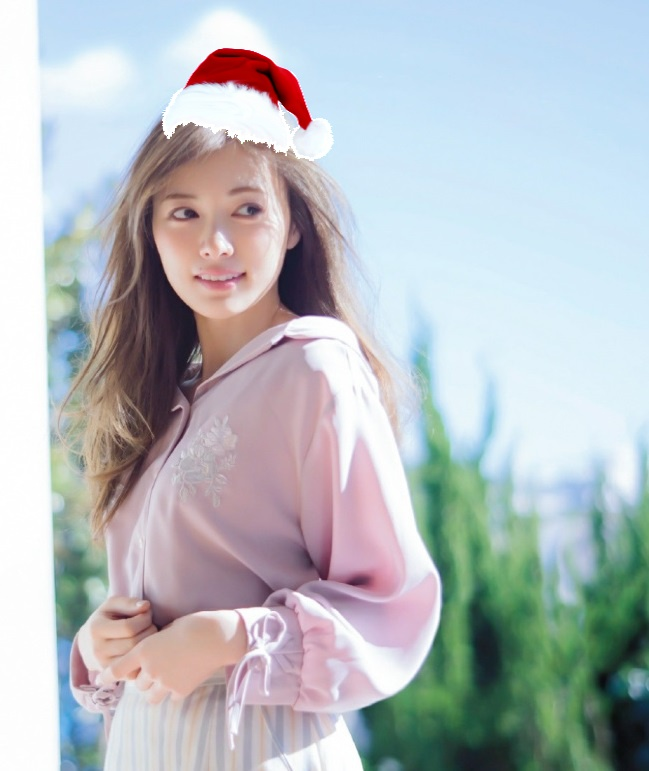
#> input picture exp12/code/christmas.jpg, 649 x 771 px
$ python -i codepackage.py   (imports and definitions only)
#> lines starting #> are read from the running program, lines starting #| are printed output that depends on the picture
#> further down, picture is the input picture: shape (771, 649, 3); mean B, G, R 192.2, 188.2, 182
import cv2
import numpy as np


def getGrad(img0):
    img = cv2.GaussianBlur(img0, ksize=(7, 7), sigmaX=1.03) * 1.0
    cannyKerX = np.array([[-3, -10, -3],
                          [0, 0, 0],
                          [3, 10, 3]])
    cannyKerY = np.array([[-3, 0, 3],
                          [-10, 0, 10],
                          [-3, 0, 3]])
    grad_x = cv2.filter2D(img, ddepth=-1, kernel=cannyKerX, anchor=(-1, -1)) / 16
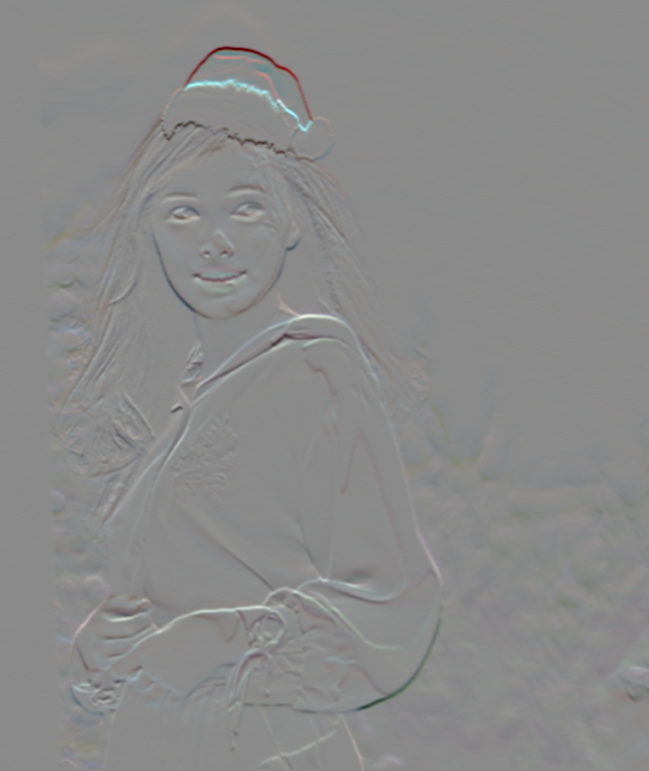
#> grad_x: shape (771, 649, 3) float64; mean B, G, R -0.2, -0.2, -0.1; drawn with min black and max white
    grad_y = cv2.filter2D(img, ddepth=-1, kernel=cannyKerY, anchor=(-1, -1)) / 16
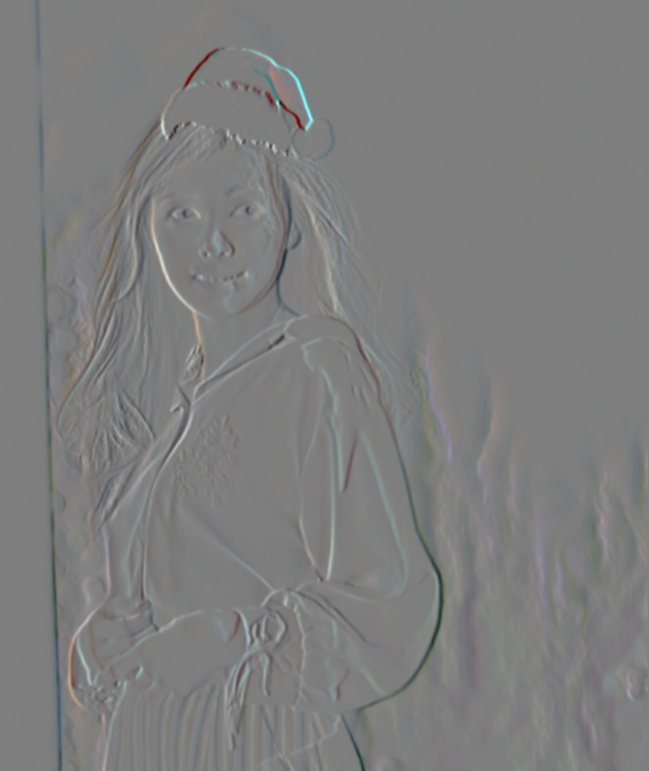
#> grad_y: shape (771, 649, 3) float64; mean B, G, R -0.2, -0.2, -0.3; drawn with min black and max white
    grad_norm = np.power(np.add(np.power(grad_x, 2), np.power(grad_y, 2)), 0.5)
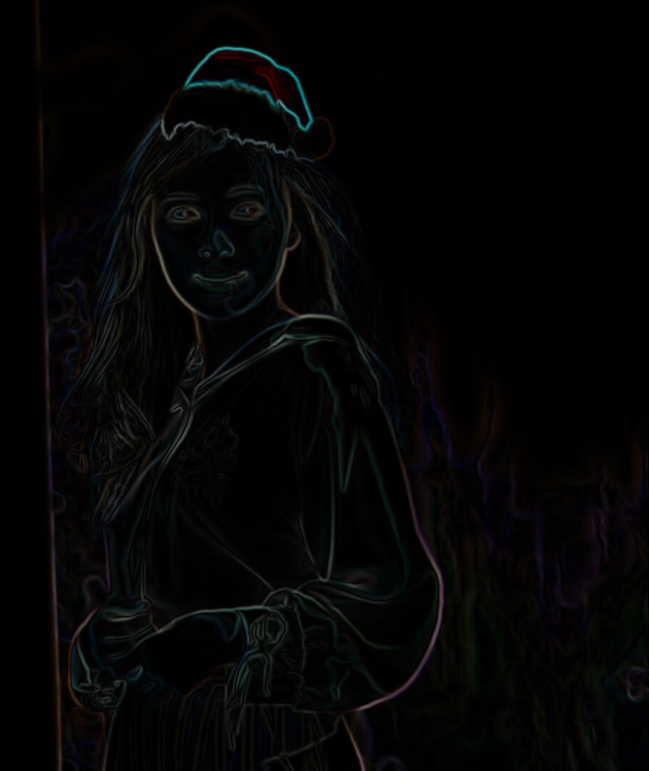
#> grad_norm: shape (771, 649, 3) float64; mean B, G, R 5.2, 5.3, 5.2
    grad_direct = np.arctan(np.divide(grad_y, np.add(grad_x, 0.000001)))
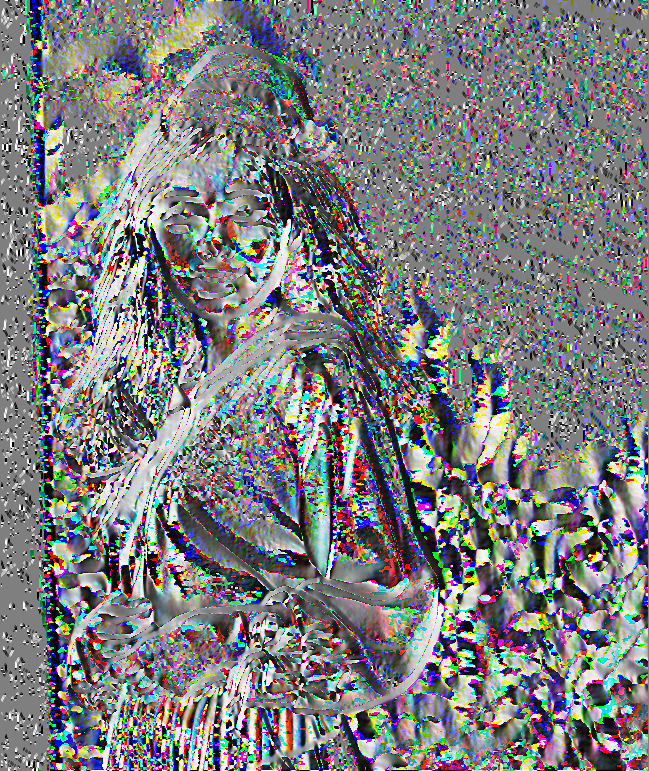
#> grad_direct: shape (771, 649, 3) float64; mean B, G, R -0.00927, -0.0319, -0.0424; drawn with min black and max white
    M = grad_norm.shape[0]
#> M = 771
    N = grad_norm.shape[1]
#> N = 649
    for i in range(M):
        for j in range(N):
            if grad_x[i, j] < 0:
                grad_direct[i, j] = grad_direct[i, j] + np.pi
            if grad_direct[i, j] < 0:
                grad_direct[i, j] = grad_direct[i, j] + (np.pi * 2)
    tmpimg = np.array(img0)  # np.array Gouzao
    # cv2.imshow("grayImg", tmpimg)
    # cv2.waitKey(0)
    for i in range(0, M, 10):
        for j in range(0, N, 10):
            endx = i + int(np.cos(grad_direct[i, j]) * 5)
            endy = j + int(np.sin(grad_direct[i, j]) * 5)
            tmpimg = cv2.line(tmpimg, (j, i), (endy, endx), 255)  # Draw Direction
    # cv2.imshow("theGrad", tmpimg)
    # cv2.waitKey(0)
    return grad_norm, grad_direct


# [127 lines left out: functions subGraph, getKPandDES, getIMGpyramid, drawKPDES, not called in this run]

>>> import cv2
>>> picture = cv2.imread('christmas.jpg')
#> (the run stopped early here; a loop or call above may not have finished)

$ run again, on exp12/code/target.jpg
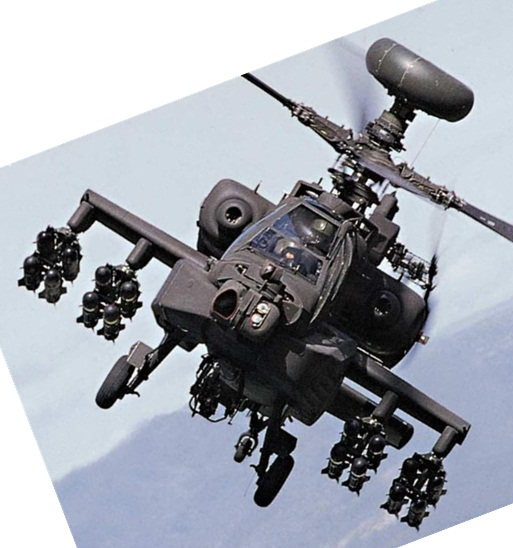
#> input picture exp12/code/target.jpg, 513 x 548 px
#> picture is the input picture: shape (548, 513, 3); mean B, G, R 173.1, 164.6, 160.6
#> in getGrad, `grad_norm = np.power(np.add(np.power(grad_x, 2), np.power(grad_y, 2)),..`:
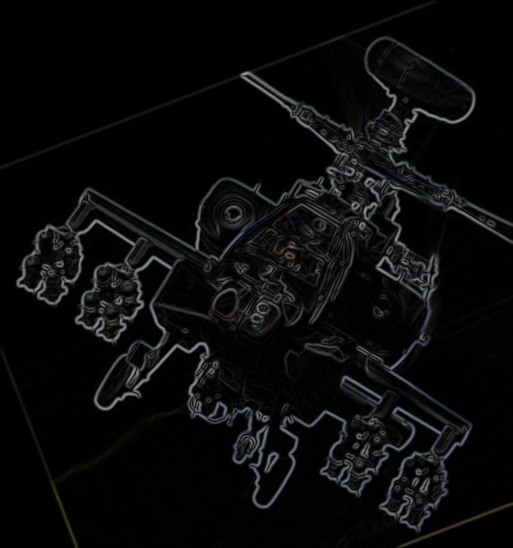
#> grad_norm: shape (548, 513, 3) float64; mean B, G, R 11.2, 10.9, 10.8
#> in getGrad, `grad_direct = np.arctan(np.divide(grad_y, np.add(grad_x, 0.000001)))`:
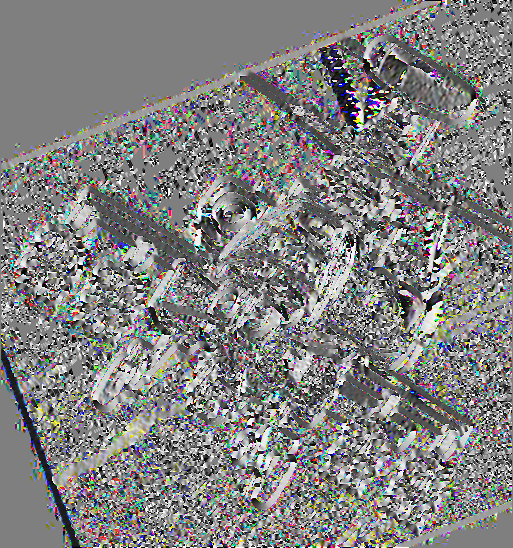
#> grad_direct: shape (548, 513, 3) float64; mean B, G, R 0.0157, 0.0204, 0.0225; drawn with min black and max white

$ run again, on exp12/code/matchcri.png
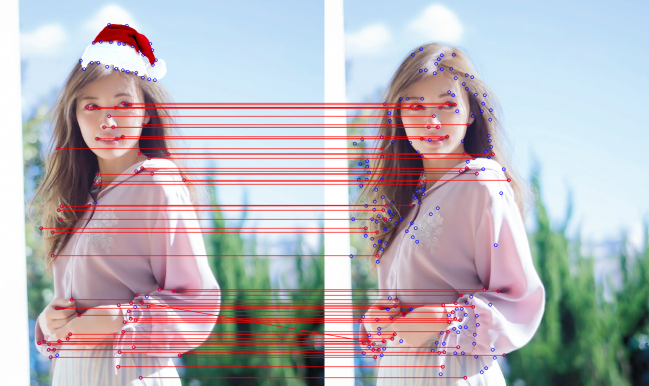
#> input picture exp12/code/matchcri.png, 1298 x 771 px (shown at 1/2 size)
#> picture is the input picture: shape (771, 1298, 3); mean B, G, R 184.3, 179.1, 185.3
#> in getGrad, `grad_norm = np.power(np.add(np.power(grad_x, 2), np.power(grad_y, 2)),..`:
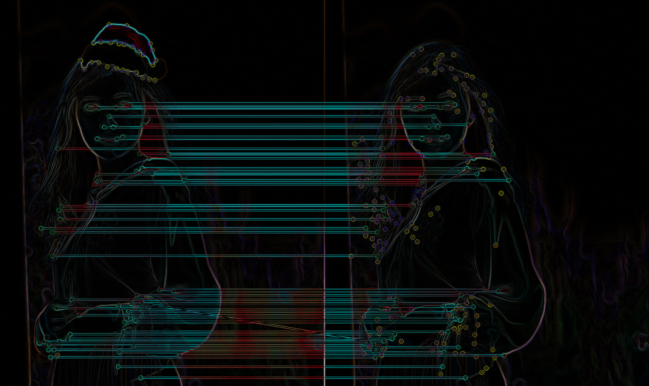
#> grad_norm: shape (771, 1298, 3) float64 (shown at 1/2 size); mean B, G, R 12.1, 12.4, 8.3
#> in getGrad, `grad_direct = np.arctan(np.divide(grad_y, np.add(grad_x, 0.000001)))`:
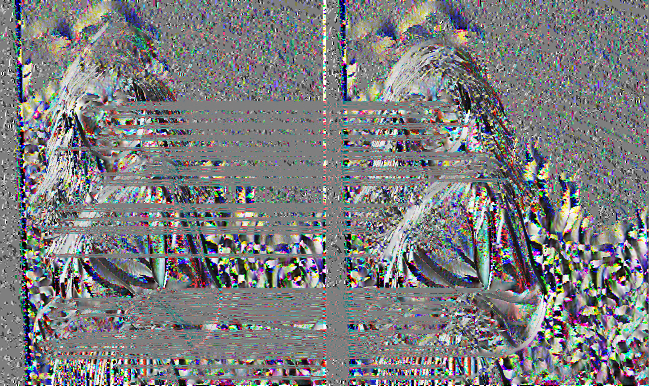
#> grad_direct: shape (771, 1298, 3) float64 (shown at 1/2 size); mean B, G, R -0.00867, -0.0269, -0.0362; drawn with min black and max white
